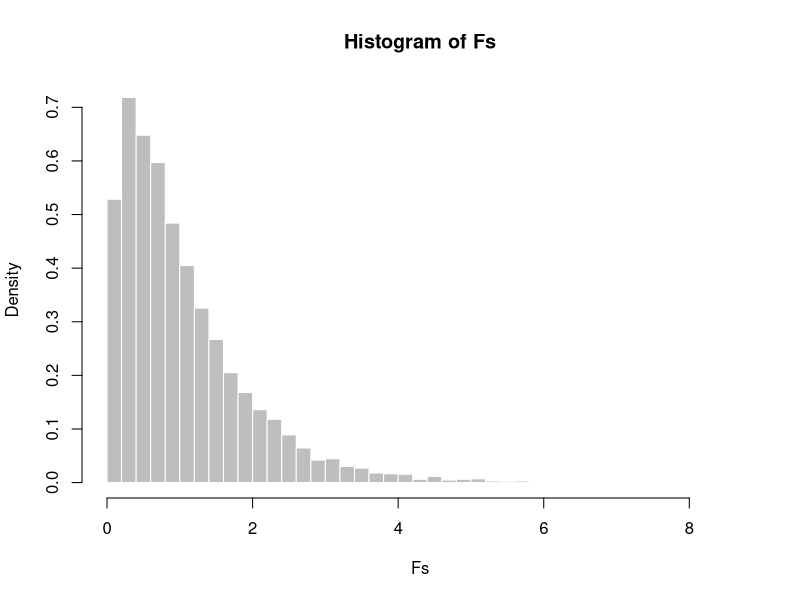

Here is the R script that generated this plot: (Note: this script raises an error after producing the figure.)
set.seed(1)
Fs <- lapply(1:10000, function(x)  {
        N <- 40
        p <- 4
        group <- factor(rep(1:p,each=N/p))
        X <- model.matrix(~ group)
        
        # We will show here how to calculate the "F-value", and then we will use random number to observe the distribution of the F-value under the null hypothesis.
        
        # The F-value is the mean sum of squares explained by the terms of interest (in our case, the 'group' terms) divided by the mean sum of squares of the residuals of a model including the terms of interest. So it is the explanatory power of the terms divided by the leftover variance.
        
        # Intuitively, if this number is large, it means that the group variable explains a lot of the variance in the data, compared to the amount of variance left in the data after using group information. We will calculate these values exactly here:
                
        #        First generate some random, null data, where the mean is the same for all groups:
                
                Y <- rnorm(N,mean=42,7)
        
        #The base model we wil compare against is simply Y-hat = mean(Y), which we will call mu0, and the initial sum of squares is the Y values minus mu0:
                
                mu0 <- mean(Y)
        initial.ss <- sum((Y - mu0)^2)
        
        #We then need to calculate the fitted values for each group, which is simply the mean of each group, and the residuals from this model, which we will call "after.group.ss" for the sum of squares after using the group information:
                
                s <- split(Y, group)
        after.group.ss <- sum(sapply(s, function(x) sum((x - mean(x))^2)))
        
        #Then the explanatory power of the group variable is the initial sum of squares minus the residual sum of squares:
                
         (group.ss <- initial.ss - after.group.ss)
        
        #We calculate the mean of these values, but we divide by terms which remove the number of fitted parameters. For the group sum of squares, this is number of parameters used to fit the groups (3, because the intercept is in the initial model). For the after group sum of squares, 
        #this is the number of samples minus the number of parameters total (So N - 4, including the intercept).
        
        group.ms <- group.ss / (p - 1)
        after.group.ms <- after.group.ss / (N - p)
        #
        #The F-value is simply the ratio of these mean sum of squares.
        
        f.value <- group.ms / after.group.ms
        f.value
})
Fs <- unlist(Fs)
mean(Fs)
hist(Fs, col="grey", border="white", breaks=50, freq=FALSE)

#Overlay the theoretical F-distribution, with parameters df1=p - 1, df2=N - p.

xs <- seq(from=0,to=6,length=100)
lines(xs, df(xs, df1 = p - 1, df2 = N - p), col="red")

#This is the distribution which is used to calculate the p-values for the ANOVA table produced by anova().